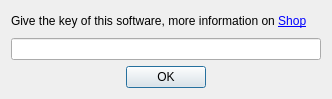
<?xml version="1.0" encoding="UTF-8"?>
<ui version="4.0">
 <class>AskKey</class>
 <widget class="QDialog" name="AskKey">
  <property name="geometry">
   <rect>
    <x>0</x>
    <y>0</y>
    <width>332</width>
    <height>99</height>
   </rect>
  </property>
  <property name="windowTitle">
   <string>Key</string>
  </property>
  <property name="windowIcon">
   <iconset resource="../base/resources/client-resources-multi.qrc">
    <normaloff>:/images/interface/top.png</normaloff>:/images/interface/top.png</iconset>
  </property>
  <layout class="QVBoxLayout" name="verticalLayout">
   <item>
    <widget class="QLabel" name="label">
     <property name="text">
      <string>Give the key of this software, more information on &lt;a href=&quot;https://catchchallenger.herman-brule.com/#ultimate&quot;&gt;Shop&lt;/a&gt;</string>
     </property>
    </widget>
   </item>
   <item>
    <widget class="QLineEdit" name="lineEdit"/>
   </item>
   <item>
    <layout class="QHBoxLayout" name="horizontalLayout">
     <item>
      <spacer name="horizontalSpacer_2">
       <property name="orientation">
        <enum>Qt::Horizontal</enum>
       </property>
       <property name="sizeHint" stdset="0">
        <size>
         <width>40</width>
         <height>20</height>
        </size>
       </property>
      </spacer>
     </item>
     <item>
      <widget class="QPushButton" name="pushButton">
       <property name="text">
        <string>OK</string>
       </property>
      </widget>
     </item>
     <item>
      <spacer name="horizontalSpacer">
       <property name="orientation">
        <enum>Qt::Horizontal</enum>
       </property>
       <property name="sizeHint" stdset="0">
        <size>
         <width>40</width>
         <height>20</height>
        </size>
       </property>
      </spacer>
     </item>
    </layout>
   </item>
  </layout>
 </widget>
 <resources>
  <include location="../base/resources/client-resources-multi.qrc"/>
 </resources>
 <connections/>
</ui>
